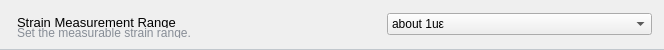
              <widget class="QGroupBox" name="groupBox_6">
               <property name="minimumSize">
                <size>
                 <width>0</width>
                 <height>50</height>
                </size>
               </property>
               <property name="maximumSize">
                <size>
                 <width>16777215</width>
                 <height>50</height>
                </size>
               </property>
               <property name="styleSheet">
                <string notr="true">QGroupBox {
	border-top:none;
	border-bottom:1px solid #C1C7CD;
}</string>
               </property>
               <property name="flat">
                <bool>true</bool>
               </property>
               <layout class="QHBoxLayout" name="horizontalLayout_8">
                <item>
                 <layout class="QVBoxLayout" name="verticalLayout_9">
                  <property name="spacing">
                   <number>0</number>
                  </property>
                  <property name="leftMargin">
                   <number>5</number>
                  </property>
                  <property name="topMargin">
                   <number>6</number>
                  </property>
                  <item>
                   <widget class="QLabel" name="label_13">
                    <property name="font">
                     <font>
                      <pointsize>10</pointsize>
                     </font>
                    </property>
                    <property name="styleSheet">
                     <string notr="true"/>
                    </property>
                    <property name="text">
                     <string>Strain Measurement Range</string>
                    </property>
                   </widget>
                  </item>
                  <item>
                   <widget class="QLabel" name="label_14">
                    <property name="styleSheet">
                     <string notr="true">color:rgb(135, 141, 150)</string>
                    </property>
                    <property name="text">
                     <string>Set the measurable strain range.</string>
                    </property>
                   </widget>
                  </item>
                 </layout>
                </item>
                <item>
                 <spacer name="horizontalSpacer_6">
                  <property name="orientation">
                   <enum>Qt::Orientation::Horizontal</enum>
                  </property>
                  <property name="sizeHint" stdset="0">
                   <size>
                    <width>190</width>
                    <height>20</height>
                   </size>
                  </property>
                 </spacer>
                </item>
                <item>
                 <widget class="QComboBox" name="st_range_select">
                  <property name="sizePolicy">
                   <sizepolicy hsizetype="Minimum" vsizetype="Fixed">
                    <horstretch>0</horstretch>
                    <verstretch>0</verstretch>
                   </sizepolicy>
                  </property>
                  <property name="minimumSize">
                   <size>
                    <width>265</width>
                    <height>0</height>
                   </size>
                  </property>
                  <item>
                   <property name="text">
                    <string>about 1uε</string>
                   </property>
                  </item>
                  <item>
                   <property name="text">
                    <string>about 0.5uε</string>
                   </property>
                  </item>
                 </widget>
                </item>
               </layout>
              </widget>
